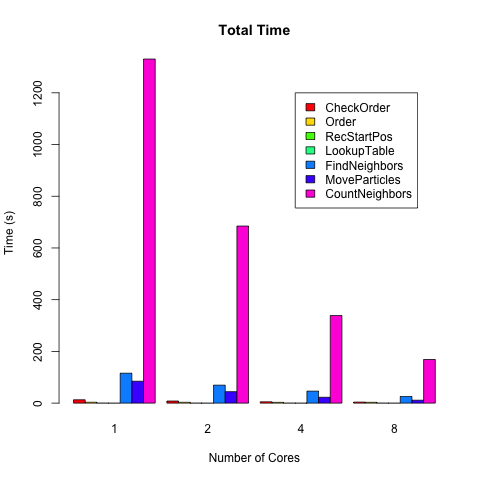

This chart was generated by the following R code:
#! /usr/bin/env Rscript

data <- read.csv('randomSharedTime.csv', row.names='Cores')
x <- data
png('randomSharedTimeAll.png')
barplot(t(as.matrix(x)), beside=T, col=rainbow(ncol(x)),
        main='Total Time',
        xlab='Number of Cores',
        ylab='Time (s)')
legend(20, 1200, names(x), fill=rainbow(ncol(x)))
dev.off()

for (i in rownames(x)) {
  x[i,] <- x[i,] * as.numeric(i)
}
png('randomSharedScaledAll.png')
barplot(t(as.matrix(x)), beside=T, col=rainbow(ncol(x)),
        main='Scaled Time',
        xlab='Number of Cores',
        ylab='Time * Cores (s)')
legend(1, 1000, names(x), fill=rainbow(ncol(x)))
dev.off()

## Keep only repairing costs.
x <- data
x['MoveParticles'] <- NULL
x['CountNeighbors'] <- NULL

png('randomSharedTimeRepair.png')
barplot(t(as.matrix(x)), beside=T, col=rainbow(ncol(x)),
        main='Total Time',
        xlab='Number of Cores',
        ylab='Time (s)')
legend(16, 100, names(x), fill=rainbow(ncol(x)))
dev.off()

for (i in rownames(x)) {
  x[i,] <- x[i,] * as.numeric(i)
}
png('randomSharedScaledRepair.png')
barplot(t(as.matrix(x)), beside=T, col=rainbow(ncol(x)),
        main='Scaled Time',
        xlab='Number of Cores',
        ylab='Time * Cores (s)')
legend(1, 200, names(x), fill=rainbow(ncol(x)))
dev.off()
